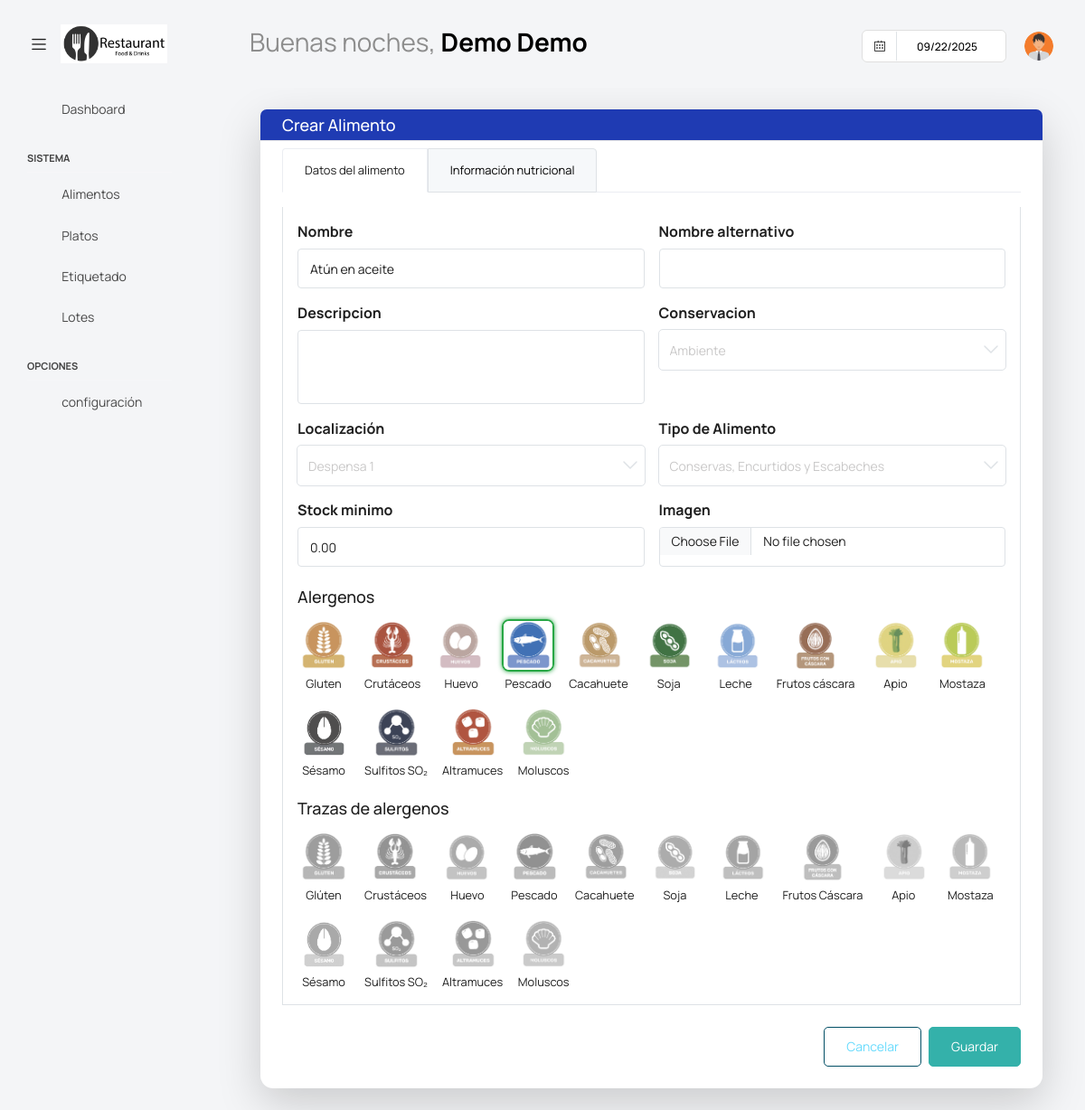
The app's page /dashuser/actualizar_alimentos/31/ (signed in) with its own data.
### app/super/models.py (models this page shows, shortened)
class UserProfile(models.Model):
    centro = models.ForeignKey('Centros' ,on_delete=models.CASCADE, null=True, blank =True)
    user = models.OneToOneField(User, on_delete=models.CASCADE)
    username = models.CharField(max_length=100)
    password = models.CharField(max_length=100)
    nombre = models.CharField(max_length=100)
    apellidos = models.CharField(max_length=100)
    cargo = models.CharField(max_length=100, blank=True, null=True)
    imagen = models.ImageField(default='users/default.png', upload_to='users/', null=True, blank =True)
    estado =models.BooleanField(default=True)

### app/dashuser/models.py (models this page shows, shortened)
class Alimento(ModeloBaseCentro):
    nombre = models.CharField(max_length=100, unique=True)
    nombre_alternativo = models.CharField(max_length=100, blank=True, null=True)
    imagen = models.ImageField(default='alimentos/default.jpg', upload_to='alimentos/', blank=True, null=True)
    descripcion = models.TextField(blank=True, null=True)
    tipo_alimento = models.ForeignKey(TipoAlimento, on_delete=models.CASCADE, blank=True, null=True)
    conservacion = models.ForeignKey(Conservacion, on_delete=models.CASCADE, blank=True)
    localizacion = models.ForeignKey(localizacion, on_delete=models.CASCADE, blank=True)
    alergenos = models.ManyToManyField(Alergenos, blank=True)
    trazas = models.ManyToManyField(Trazas, blank=True)
    stock_actual = models.DecimalField(max_digits=10, decimal_places=2, default=0, blank=True)
    stock_minimo = models.DecimalField(max_digits=10, decimal_places=2, default=0, blank=True)
    class Meta:
        ordering = ['nombre']
        verbose_name = "Alimento"
        verbose_name_plural = 'Alimentos'

class localizacion  (ModeloBaseCentro):
    localizacion = models.CharField('Localización', max_length=100)
    estado = models. BooleanField(default=True)
    class Meta:
        verbose_name = 'Localización'
        verbose_name_plural = 'Localizaciones'
    def __str__(self):
        return f"{self.localizacion}"

class Alergenos(ModeloBaseCentro):
    nombre = models.CharField('Nombre', max_length=100)
    codigo = models.CharField(max_length=10, blank=True, null=True)
    imagen = models.ImageField(default='alergenos/default.jpg', upload_to='alergenos/', blank=True, null=True)
    estado = models. BooleanField(default=True)
    class Meta:
        verbose_name = 'Alergeno'
        verbose_name_plural = "Alergenos"
        unique_together = ('nombre', 'centro')  # Evitamos duplicados de alérgenos en el mismo centro

class Trazas(ModeloBaseCentro):
    nombre = models.CharField('Nombre', max_length=100)
    codigo = models.CharField(max_length=10, blank=True, null=True)
    imagen = models.ImageField(default='trazas/default.jpg', upload_to='trazas/', blank=True, null=True)
    estado = models. BooleanField(default=True)
    class Meta:
        verbose_name = 'Traza'
        verbose_name_plural = "Trazas"
        unique_together = ('nombre', 'centro')  # Evitamos duplicados de alérgenos en el mismo centro

### app/dashuser/views.py (the view, shortened to what this page needs)
# urls.py: path('actualizar_alimentos/<int:pk>/', AlimentoUpdate.as_view(), name='AlimentoUpdate'),
class AlimentoUpdate(LoginRequiredMixin, View):
    def get(self, request, pk):
        alimento = get_object_or_404(
            Alimento, pk=pk, centro=request.user.userprofile.centro
        )
        try:
            nutricion = alimento.nutricion
        except InformacionNutricional.DoesNotExist:
            nutricion = None
        alimento_form = AlimentoForm(instance=alimento)
        nutricion_form = InformacionNutricionalForm(instance=nutricion)
        context = {
            'alimento_form': alimento_form,
            'nutricion_form': nutricion_form,
            'alimento': alimento
        }
        context.update(datos_centro(request))
        return render(request, 'dashuser/editar_alimento.html', context)

### app/dashuser/forms.py
class InformacionNutricionalForm(forms.ModelForm):
    class Meta:
        model = InformacionNutricional
        fields = ['energia', 'hidratosdecarbono', 'proteinas', 'grasas_totales', 'azucares', 'sal', 'grasas_saturadas']
        widgets = {
            'energia': forms.NumberInput(attrs={"class": "form-control form-control-sm form-control-border"}),
            'hidratosdecarbono': forms.NumberInput(attrs={"class": "form-control form-control-sm form-control-border"}),
            'proteinas': forms.NumberInput(attrs={"class": "form-control form-control-sm form-control-border"}),
            'grasas_totales': forms.NumberInput(attrs={"class": "form-control form-control-sm form-control-border"}),
            'azucares': forms.NumberInput(attrs={"class": "form-control form-control-sm form-control-border"}),
            'sal': forms.NumberInput(attrs={"class": "form-control form-control-sm form-control-border"}),
            'grasas_saturadas': forms.NumberInput(attrs={"class": "form-control form-control-sm form-control-border"}),
        }
        exclude = ['alimento']

### app/dashuser/forms.py (called while the page is built)
    def label_from_instance(self, obj):
        return obj  # retorna el objeto completo, no un string

### app/dashuser/models.py (called while the page is built)
    def __str__(self):
        return f"{self.nombre}"

    def __str__(self):
        return f"{self.nombre}"

### templates/dashuser/editar_alimento.html (shortened to what this page needs)
{% extends "base.html" %}
{% load static %}
{% load form_tags %}
{% block content %}
<div class="content-wrapper py-4">
    <div class="container">
        <div class="card shadow-lg border-0">
            <div class="card-header bg-primary text-white">
                <h4 class="mb-0">
                     Crear Alimento
                </h4>
            </div>
            <div class="card-body">
                <form method="post" action="{% url 'dashuser:AlimentoUpdate' alimento.pk %}" enctype="multipart/form-data">
                    <ul class="nav nav-tabs mb-3">
                        <li class="nav-item">
                            <button class="nav-link active" data-bs-toggle="tab" data-bs-target="#datos" type="button">Datos del alimento</button>
                        </li>
                        <li class="nav-item">
                            <button class="nav-link" data-bs-toggle="tab" data-bs-target="#nutricion" type="button">Información nutricional</button>
                        </li>
                    </ul>
                    <div class="tab-content">
                        <div class="tab-pane fade show active" id="datos">
                            <div class="row g-3">
                                {% for field in alimento_form %}
                                    {% if field.name != 'alergenos' and field.name != 'trazas' %}
                                    <div class="col-md-6">
                                        <label class="form-label fw-bold">{{ field.label }}</label>
                                        {{ field }}
                                    </div>
                                    {% endif %}
                                {% endfor %}
                            </div>
                            <h4 class="mt-4 mb-3">Alergenos</h4>
                            <div class="d-flex flex-wrap gap-3">
                                {% for choice in alimento_form.alergenos %}
                                    {% with alergeno=choice.choice_label %}
                                    <label class="alergeno-checkbox">
                                        <img src="{{ alergeno.imagen.url }}" alt="{{ alergeno.nombre }}">
                                        <span>{{ alergeno.nombre }}</span>
                                    </label>
                                    {% endwith %}
                                {% endfor %}
                            </div>
                            <h4 class="mt-4 mb-3">Trazas de alergenos</h4>
                            <div class="d-flex flex-wrap gap-3">
                                {% for choice in alimento_form.trazas %}
                                    {% with traza=choice.choice_label %}
                                    <label class="alergeno-checkbox">
                                        <img src="{{ traza.imagen.url }}" alt="{{ traza.nombre }}">
                                        <span>{{ traza.nombre }}</span>
                                    </label>
                                    {% endwith %}
                                {% endfor %}
                            </div>
                        </div>
                    </div>
                    <div class="mt-4 d-flex justify-content-end">
                        <a href="{% url 'dashuser:AlimentoList' %}" class="btn btn-outline-secondary me-2">
                             Cancelar
                        </a>
                        <button type="submit" class="btn btn-success">
                             Guardar
                        </button>
                    </div>
                </form>
            </div>
        </div>
    </div>
</div>
{% endblock %}

### templates/base.html (shortened to what this page needs)
{% load static %}
<html lang="es">
<head>
  <link href={% static "vendor/feather/feather.css" %} rel="stylesheet">
  <link href={% static "vendor/mdi/css/materialdesignicons.min.css" %} rel="stylesheet">
  <link href={% static "vendor/ti-icons/css/themify-icons.css" %} rel="stylesheet">
  <link href={% static "vendor/font-awesome/css/font-awesome.min.css" %} rel="stylesheet">
  <link href={% static "vendor/typicons/typicons.css" %} rel="stylesheet">
  <link href={% static "vendor/simple-line-icons/css/simple-line-icons.css" %} rel="stylesheet">
  <link href={% static "vendor/css/vendor.bundle.base.css" %} rel="stylesheet">
  <link href={% static "vendor/bootstrap-datepicker/bootstrap-datepicker.min.css" %} rel="stylesheet">
  <link href={% static "js/select.dataTables.min.css" %} rel="stylesheet" type="text/css" >
  <link rel="stylesheet" href={% static "css/style.css" %}>
</head>
  <body class="with-welcome-text">
    <div class="container-scroller">
      <nav class="navbar default-layout col-lg-12 col-12 p-0 fixed-top d-flex align-items-top flex-row">
        <div class="text-center navbar-brand-wrapper d-flex align-items-center justify-content-start">
          <div class="me-3">
            <button class="navbar-toggler navbar-toggler align-self-center" type="button" data-bs-toggle="minimize">
              <span class="icon-menu"></span>
            </button>
          </div>
          <div>
            <a class="navbar-brand brand-logo" href="index.html">
              <img src="{{ imagen_centro_url }}" style="width:150px !important; height:auto;" alt="{{ centro.nombre }}">
            </a>
          </div>
        </div>
        <div class="navbar-menu-wrapper d-flex align-items-top">
          <ul class="navbar-nav">
            <li class="nav-item fw-semibold d-none d-lg-block ms-0">
              <h1 class="welcome-text">{{ saludo }}, <span class="text-black fw-bold">{{ nombre }} {{ apellidos }}</span></h1>
          </ul>
          <ul class="navbar-nav ms-auto">
            <li class="nav-item d-none d-lg-block">
              <div id="datepicker-popup" class="input-group date datepicker navbar-date-picker">
                <span class="input-group-addon input-group-prepend border-right">
                  <span class="icon-calendar input-group-text calendar-icon"></span>
                </span>
                <input type="text" class="form-control">
              </div>
            </li>
            <li class="nav-item dropdown d-none d-lg-block user-dropdown">
              <a class="nav-link" id="UserDropdown" href="#" data-bs-toggle="dropdown" aria-expanded="false">
                <img class="img-xs rounded-circle" src="{{ imagen_user_url }}" alt="Profile image"> </a>
            </li>
          </ul>
        </div>
      </nav>
    <div class="container-fluid page-body-wrapper">
      <nav class="sidebar sidebar-offcanvas" id="sidebar">
        <ul class="nav">
          <li class="nav-item">
            <a class="nav-link" href="{% url 'dashuser:home' %}">
              <i class="mdi mdi-grid-large menu-icon"></i>
              <span class="menu-title">Dashboard</span>
            </a>
          </li>
          <li class="nav-item nav-category">Sistema</li>
            <li class="nav-item">
              <a class="nav-link" href="{% url 'dashuser:AlimentoList' %}">
                <i class="menu-icon mdi mdi-food-variant"></i>
                <span class="menu-title">Alimentos</span>
              </a>
            </li>
            <li class="nav-item">
              <a class="nav-link" href="{% url 'platos:PlatoList' %}">
                <i class="menu-icon mdi mdi-food-turkey"></i>
                <span class="menu-title">Platos</span>
              </a>
            </li>
            <li class="nav-item">
              <a class="nav-link" href="{% url 'platos:generar_etiqueta' %}">
                <i class="menu-icon mdi mdi-tag"></i>
                <span class="menu-title">Etiquetado</span>
              </a>
            </li>
            <li class="nav-item">
              <a class="nav-link" href="{% url 'platos:LotesResumenListView' %}">
                <i class="menu-icon mdi mdi-package-variant"></i>
                <span class="menu-title">Lotes</span>
              </a>
            </li>
          <li class="nav-item nav-category">Opciones</li>
            <li class="nav-item">
              <a class="nav-link" data-bs-toggle="collapse" href="#confi" aria-expanded="false" aria-controls="confi">
                <i class="menu-icon mdi mdi-filter"></i>
                <span class="menu-title">configuración</span>
                <i class="menu-arrow"></i>
              </a>
            </li>
        </ul>
      </nav>
      <div class="main-panel">
          {% block content %}
          {% endblock content %}
      </div>
  </div>
</body>
</html>

### templates/dashuser/editar_alimento.html (style rules this page uses)
.alergeno-checkbox { display: flex; flex-direction: column; align-items: center; cursor: pointer; position: relative; }
.alergeno-checkbox img { width: 58px; height: 58px; object-fit: cover; border: 2px solid transparent; border-radius: 8px; transition: all 0.2s ease-in-out; }
.alergeno-checkbox input[type="checkbox"]:checked + img { border-color: #28a745; box-shadow: 0 0 5px #28a745; }
.alergeno-checkbox span { font-size: 0.8rem; margin-top: 4px; }

### records on screen
UserProfile: nombre "Demo", apellidos "Demo"
Alimento: alimento_form "Atún en aceite" "Ambiente" "Conservas, Encurtidos y Escabeches" "0.00"
localizacion: alimento_form "Despensa 1"
Alergenos: imagen (picture), nombre "Gluten"
Alergenos: imagen (picture), nombre "Crutáceos"
Alergenos: imagen (picture), nombre "Huevo"
Alergenos: imagen (picture), nombre "Pescado"
Alergenos: imagen (picture), nombre "Cacahuete"
Alergenos: imagen (picture), nombre "Soja"
Alergenos: imagen (picture), nombre "Leche"
Alergenos: imagen (picture), nombre "Frutos cáscara"
Alergenos: imagen (picture), nombre "Apio"
Alergenos: imagen (picture), nombre "Mostaza"
Alergenos: imagen (picture), nombre "Sésamo"
Alergenos: imagen (picture), nombre "Sulfitos SO₂"
Alergenos: imagen (picture), nombre "Altramuces"
Alergenos: imagen (picture), nombre "Moluscos"
Trazas: imagen (picture), nombre "Glúten"
Trazas: imagen (picture), nombre "Crustáceos"
Trazas: imagen (picture), nombre "Huevo"
Trazas: imagen (picture), nombre "Pescado"
Trazas: imagen (picture), nombre "Cacahuete"
Trazas: imagen (picture), nombre "Soja"
Trazas: imagen (picture), nombre "Leche"
Trazas: imagen (picture), nombre "Frutos Cáscara"
Trazas: imagen (picture), nombre "Apio"
Trazas: imagen (picture), nombre "Mostaza"
Trazas: imagen (picture), nombre "Sésamo"
Trazas: imagen (picture), nombre "Sulfitos SO₂"
Trazas: imagen (picture), nombre "Altramuces"
Trazas: imagen (picture), nombre "Moluscos"

### other values on screen
{{ saludo }} "Buenas noches"
{{ field.label }} "Nombre" "Nombre alternativo" "Descripcion" "Conservacion" "Localización" "Tipo de Alimento" "Stock minimo" "Imagen"
